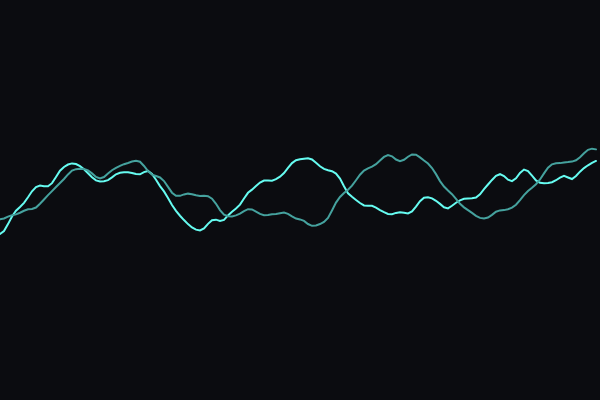
Frame 1 (no input)
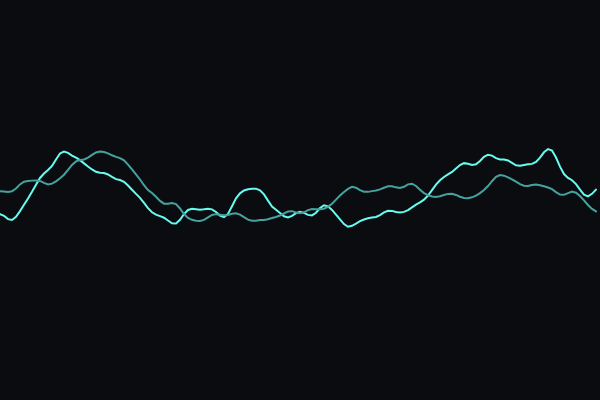
Frame 60 (no input)
Frame 120 (the mouse pressed at the canvas centre since frame 60): identical to frame 60, image omitted

The p5.js sketch that drew these frames (run headless with seeded random() and noise() and a simulated clock; from frame 60 on, the mouse is pressed at the canvas centre):

// p5.js sketch
// ── sketch.js
// Control parameters - these will be controlled by Tweakpane
let params = {
  backgroundColor: '#0b0c10',
  wave1Color: '#66fcf1',
  wave2Color: '#45a29e',
  strokeWeight: 2,
  wave1Amplitude: 200,
  wave2Amplitude: 150,
  wave1Offset: 0,
  wave2Offset: 100,
  noiseScale: 0.01,
  timeSpeed: 0.01,
  waveResolution: 4,
  autoRegenerate: false,
  regenerateSpeed: 1.0
};

let t = 0;

function setup(){
  createCanvas(600, 400);
  
  // Initialize Tweakpane controls after a short delay to ensure it's loaded
  setTimeout(() => {
    if (typeof Pane !== 'undefined') {
      try {
        // Find the ControlPanel container
        const controlContainer = document.querySelector('.tweakpane-container');
        
        if (controlContainer) {
          // Create pane and attach to ControlPanel container
          const pane = new Pane({
            container: controlContainer,
            title: "Wave Controls",
          });
          
          // Add bindings for each parameter
          pane.addBinding(params, 'backgroundColor', {
            label: 'Background Color'
          });
          
          pane.addBinding(params, 'wave1Color', {
            label: 'Wave 1 Color'
          });
          
          pane.addBinding(params, 'wave2Color', {
            label: 'Wave 2 Color'
          });
          
          pane.addBinding(params, 'strokeWeight', {
            min: 0.5,
            max: 10,
            step: 0.5,
            label: 'Stroke Weight'
          });
          
          pane.addBinding(params, 'wave1Amplitude', {
            min: 10,
            max: 400,
            step: 10,
            label: 'Wave 1 Amplitude'
          });
          
          pane.addBinding(params, 'wave2Amplitude', {
            min: 10,
            max: 400,
            step: 10,
            label: 'Wave 2 Amplitude'
          });
          
          pane.addBinding(params, 'wave1Offset', {
            min: 0,
            max: 1000,
            step: 10,
            label: 'Wave 1 Offset'
          });
          
          pane.addBinding(params, 'wave2Offset', {
            min: 0,
            max: 1000,
            step: 10,
            label: 'Wave 2 Offset'
          });
          
          pane.addBinding(params, 'noiseScale', {
            min: 0.001,
            max: 0.1,
            step: 0.001,
            label: 'Noise Scale'
          });
          
          pane.addBinding(params, 'timeSpeed', {
            min: 0.001,
            max: 0.1,
            step: 0.001,
            label: 'Time Speed'
          });
          
          pane.addBinding(params, 'waveResolution', {
            min: 1,
            max: 20,
            step: 1,
            label: 'Wave Resolution'
          });
          
          const autoRegenerateBinding = pane.addBinding(params, 'autoRegenerate', {
            label: 'Auto Regenerate'
          });
          
          pane.addBinding(params, 'regenerateSpeed', {
            min: 0.1,
            max: 5.0,
            step: 0.1,
            label: 'Regenerate Speed'
          });
          
          // Add event listener for auto-regenerate toggle
          autoRegenerateBinding.on('change', (ev) => {
            if (ev.value) {
              loop();
            } else {
              noLoop();
            }
          });
          
        } else {
          // Fallback: create standalone pane
          const pane = new Pane();
          
          // Add bindings for each parameter
          pane.addBinding(params, 'backgroundColor', {
            label: 'Background Color'
          });
          
          pane.addBinding(params, 'wave1Color', {
            label: 'Wave 1 Color'
          });
          
          pane.addBinding(params, 'wave2Color', {
            label: 'Wave 2 Color'
          });
          
          pane.addBinding(params, 'strokeWeight', {
            min: 0.5,
            max: 10,
            step: 0.5,
            label: 'Stroke Weight'
          });
          
          pane.addBinding(params, 'wave1Amplitude', {
            min: 10,
            max: 400,
            step: 10,
            label: 'Wave 1 Amplitude'
          });
          
          pane.addBinding(params, 'wave2Amplitude', {
            min: 10,
            max: 400,
            step: 10,
            label: 'Wave 2 Amplitude'
          });
          
          pane.addBinding(params, 'wave1Offset', {
            min: 0,
            max: 1000,
            step: 10,
            label: 'Wave 1 Offset'
          });
          
          pane.addBinding(params, 'wave2Offset', {
            min: 0,
            max: 1000,
            step: 10,
            label: 'Wave 2 Offset'
          });
          
          pane.addBinding(params, 'noiseScale', {
            min: 0.001,
            max: 0.1,
            step: 0.001,
            label: 'Noise Scale'
          });
          
          pane.addBinding(params, 'timeSpeed', {
            min: 0.001,
            max: 0.1,
            step: 0.001,
            label: 'Time Speed'
          });
          
          pane.addBinding(params, 'waveResolution', {
            min: 1,
            max: 20,
            step: 1,
            label: 'Wave Resolution'
          });
          
          const autoRegenerateBindingFallback = pane.addBinding(params, 'autoRegenerate', {
            label: 'Auto Regenerate'
          });
          
          pane.addBinding(params, 'regenerateSpeed', {
            min: 0.1,
            max: 5.0,
            step: 0.1,
            label: 'Regenerate Speed'
          });
          
          // Add event listener for auto-regenerate toggle
          autoRegenerateBindingFallback.on('change', (ev) => {
            if (ev.value) {
              loop();
            } else {
              noLoop();
            }
          });
        }
      } catch (error) {
        console.error('Error initializing Tweakpane:', error);
      }
    } else {
      console.log('Tweakpane not available');
    }
  }, 100);
}

// Auto-regeneration functionality
let lastRegenerateTime = 0;

function draw(){
  background(params.backgroundColor);

  stroke(params.wave1Color);
  strokeWeight(params.strokeWeight);
  noFill();

  beginShape();
  for(let x = 0; x < width; x += params.waveResolution){
    const y = height/2 + noise(x * params.noiseScale, t + params.wave1Offset) * params.wave1Amplitude - params.wave1Amplitude/2;
    vertex(x, y);
  }
  endShape();

  stroke(params.wave2Color);
  beginShape();
  for(let x = 0; x < width; x += params.waveResolution){
    const y = height/2 + noise(x * params.noiseScale, t + params.wave2Offset) * params.wave2Amplitude - params.wave2Amplitude/2;
    vertex(x, y);
  }
  endShape();

  t += params.timeSpeed;
  
  // Auto-regeneration logic
  if (params.autoRegenerate) {
    const currentTime = millis();
    const regenerateInterval = 1000 / params.regenerateSpeed;
    
    if (currentTime - lastRegenerateTime > regenerateInterval) {
      lastRegenerateTime = currentTime;
      t = 0; // Reset time for regeneration
      redraw();
    }
  }
}

function mousePressed(){
  t = 0;
  redraw();
}
